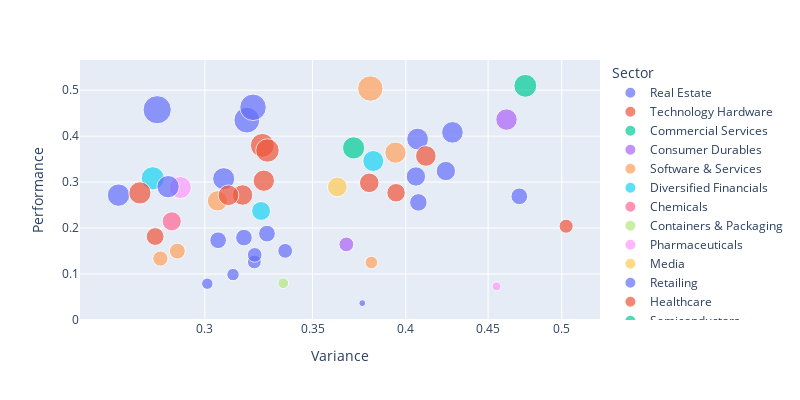

Source (notebook cell):
### Code cell
fig2 = px.scatter(best_50_stocks, x="Variance", y="Performance",
	         size="Sharpe Ratio", color="Sector",color_continuous_scale='viridis',
                 hover_name="Stock", log_x=True,width=800, height=400)
fig2.show()

### Figure 1 — Plotly figure (JSON) as saved in the notebook; plotly's stock layout.template omitted (floating-point values rounded to 4 significant figures)
{"data": [{"hovertemplate": "<b>%{hovertext}</b><br><br>Sector=Real Estate<br>Variance=%{x}<br>Performance=%{y}<br>Sharpe Ratio=%{marker.size}<extra></extra>", "hovertext": ["CBRE", "PLD", "PEAK", "AVB", "REG", "AMT", "EQR", "SBAC", "EQIX", "WELL", "PSA", "UDR", "FRT", "BXP", "VTR", "ESS"], "legendgroup": "Real Estate", "marker": {"color": "#636efa", "size": [0.9677, 0.9974, 0.4466, 0.5671, 0.7649, 0.262, 0.3919, 0.3158, 0.5647, 0.7692, 1.024, 0.5727, 0.6281, 0.09716, 0.9545, 0.4394], "sizemode": "area", "sizeref": 0.004081, "symbol": "circle"}, "mode": "markers", "name": "Real Estate", "orientation": "v", "showlegend": true, "type": "scatter", "x": [0.4068, 0.3082, 0.3366, 0.3058, 0.4236, 0.3011, 0.322, 0.3123, 0.3173, 0.4058, 0.2651, 0.3279, 0.4072, 0.3758, 0.4276, 0.3222], "xaxis": "x", "y": [0.3936, 0.3074, 0.1503, 0.1734, 0.324, 0.07888, 0.1262, 0.09865, 0.1792, 0.3122, 0.2716, 0.1878, 0.2558, 0.03652, 0.4082, 0.1416], "yaxis": "y"}, {"hovertemplate": "<b>%{hovertext}</b><br><br>Sector=Technology Hardware<br>Variance=%{x}<br>Performance=%{y}<br>Sharpe Ratio=%{marker.size}<extra></extra>", "hovertext": ["CDW", "KEYS", "STX", "HPQ", "WDC", "HPE", "CSCO"], "legendgroup": "Technology Hardware", "marker": {"color": "#EF553B", "size": [1.166, 0.8586, 0.7016, 0.8668, 0.4054, 0.786, 0.6496], "sizemode": "area", "sizeref": 0.004081, "symbol": "circle"}, "mode": "markers", "name": "Technology Hardware", "orientation": "v", "showlegend": true, "type": "scatter", "x": [0.3257, 0.3166, 0.3945, 0.4116, 0.5032, 0.3796, 0.2794], "xaxis": "x", "y": [0.3799, 0.2719, 0.2767, 0.3568, 0.204, 0.2984, 0.1815], "yaxis": "y"}, {"hovertemplate": "<b>%{hovertext}</b><br><br>Sector=Commercial Services<br>Variance=%{x}<br>Performance=%{y}<br>Sharpe Ratio=%{marker.size}<extra></extra>", "hovertext": ["RHI"], "legendgroup": "Commercial Services", "marker": {"color": "#00cc96", "size": [1.009], "sizemode": "area", "sizeref": 0.004081, "symbol": "circle"}, "mode": "markers", "name": "Commercial Services", "orientation": "v", "showlegend": true, "type": "scatter", "x": [0.3712], "xaxis": "x", "y": [0.3744], "yaxis": "y"}, {"hovertemplate": "<b>%{hovertext}</b><br><br>Sector=Consumer Durables<br>Variance=%{x}<br>Performance=%{y}<br>Sharpe Ratio=%{marker.size}<extra></extra>", "hovertext": ["HAS"], "legendgroup": "Consumer Durables", "marker": {"color": "#ab63fa", "size": [0.4475], "sizemode": "area", "sizeref": 0.004081, "symbol": "circle"}, "mode": "markers", "name": "Consumer Durables", "orientation": "v", "showlegend": true, "type": "scatter", "x": [0.3674], "xaxis": "x", "y": [0.1644], "yaxis": "y"}, {"hovertemplate": "<b>%{hovertext}</b><br><br>Sector=Software & Services<br>Variance=%{x}<br>Performance=%{y}<br>Sharpe Ratio=%{marker.size}<extra></extra>", "hovertext": ["ACN", "EA", "LDOS", "CDNS", "ADBE"], "legendgroup": "Software & Services", "marker": {"color": "#FFA15A", "size": [0.8481, 0.4745, 0.5193, 1.325, 0.3283], "sizemode": "area", "sizeref": 0.004081, "symbol": "circle"}, "mode": "markers", "name": "Software & Services", "orientation": "v", "showlegend": true, "type": "scatter", "x": [0.3055, 0.2815, 0.2884, 0.3802, 0.3808], "xaxis": "x", "y": [0.2591, 0.1336, 0.1498, 0.5036, 0.125], "yaxis": "y"}, {"hovertemplate": "<b>%{hovertext}</b><br><br>Sector=Diversified Financials<br>Variance=%{x}<br>Performance=%{y}<br>Sharpe Ratio=%{marker.size}<extra></extra>", "hovertext": ["MCO", "NDAQ", "MSCI"], "legendgroup": "Diversified Financials", "marker": {"color": "#19d3f3", "size": [0.7292, 1.107, 0.9058], "sizemode": "area", "sizeref": 0.004081, "symbol": "circle"}, "mode": "markers", "name": "Diversified Financials", "orientation": "v", "showlegend": true, "type": "scatter", "x": [0.3251, 0.2784, 0.3818], "xaxis": "x", "y": [0.2371, 0.3082, 0.3458], "yaxis": "y"}, {"hovertemplate": "<b>%{hovertext}</b><br><br>Sector=Chemicals<br>Variance=%{x}<br>Performance=%{y}<br>Sharpe Ratio=%{marker.size}<extra></extra>", "hovertext": ["APD"], "legendgroup": "Chemicals", "marker": {"color": "#FF6692", "size": [0.7499], "sizemode": "area", "sizeref": 0.004081, "symbol": "circle"}, "mode": "markers", "name": "Chemicals", "orientation": "v", "showlegend": true, "type": "scatter", "x": [0.2861], "xaxis": "x", "y": [0.2146], "yaxis": "y"}, {"hovertemplate": "<b>%{hovertext}</b><br><br>Sector=Containers & Packaging<br>Variance=%{x}<br>Performance=%{y}<br>Sharpe Ratio=%{marker.size}<extra></extra>", "hovertext": ["BALL"], "legendgroup": "Containers & Packaging", "marker": {"color": "#B6E880", "size": [0.2378], "sizemode": "area", "sizeref": 0.004081, "symbol": "circle"}, "mode": "markers", "name": "Containers & Packaging", "orientation": "v", "showlegend": true, "type": "scatter", "x": [0.3356], "xaxis": "x", "y": [0.07982], "yaxis": "y"}, {"hovertemplate": "<b>%{hovertext}</b><br><br>Sector=Pharmaceuticals<br>Variance=%{x}<br>Performance=%{y}<br>Sharpe Ratio=%{marker.size}<extra></extra>", "hovertext": ["ILMN", "DHR"], "legendgroup": "Pharmaceuticals", "marker": {"color": "#FF97FF", "size": [0.1603, 0.9949], "sizemode": "area", "sizeref": 0.004081, "symbol": "circle"}, "mode": "markers", "name": "Pharmaceuticals", "orientation": "v", "showlegend": true, "type": "scatter", "x": [0.4554, 0.2896], "xaxis": "x", "y": [0.07299, 0.2882], "yaxis": "y"}, {"hovertemplate": "<b>%{hovertext}</b><br><br>Sector=Media<br>Variance=%{x}<br>Performance=%{y}<br>Sharpe Ratio=%{marker.size}<extra></extra>", "hovertext": ["NWSA"], "legendgroup": "Media", "marker": {"color": "#FECB52", "size": [0.7981], "sizemode": "area", "sizeref": 0.004081, "symbol": "circle"}, "mode": "markers", "name": "Media", "orientation": "v", "showlegend": true, "type": "scatter", "x": [0.3627], "xaxis": "x", "y": [0.2895], "yaxis": "y"}, {"hovertemplate": "<b>%{hovertext}</b><br><br>Sector=Retailing<br>Variance=%{x}<br>Performance=%{y}<br>Sharpe Ratio=%{marker.size}<extra></extra>", "hovertext": ["AZO", "LOW", "KMX", "HD", "GPC"], "legendgroup": "Retailing", "marker": {"color": "#636efa", "size": [1.633, 1.365, 0.5717, 1.019, 1.44], "sizemode": "area", "sizeref": 0.004081, "symbol": "circle"}, "mode": "markers", "name": "Retailing", "orientation": "v", "showlegend": true, "type": "scatter", "x": [0.2802, 0.3186, 0.4706, 0.2846, 0.3214], "xaxis": "x", "y": [0.4574, 0.4348, 0.269, 0.29, 0.4627], "yaxis": "y"}, {"hovertemplate": "<b>%{hovertext}</b><br><br>Sector=Healthcare<br>Variance=%{x}<br>Performance=%{y}<br>Sharpe Ratio=%{marker.size}<extra></extra>", "hovertext": ["ELV", "CI", "CAH", "ABC"], "legendgroup": "Healthcare", "marker": {"color": "#EF553B", "size": [1.124, 0.9282, 0.8742, 1.011], "sizemode": "area", "sizeref": 0.004081, "symbol": "circle"}, "mode": "markers", "name": "Healthcare", "orientation": "v", "showlegend": true, "type": "scatter", "x": [0.3281, 0.3264, 0.3103, 0.2733], "xaxis": "x", "y": [0.3688, 0.303, 0.2713, 0.2764], "yaxis": "y"}, {"hovertemplate": "<b>%{hovertext}</b><br><br>Sector=Semiconductors<br>Variance=%{x}<br>Performance=%{y}<br>Sharpe Ratio=%{marker.size}<extra></extra>", "hovertext": ["AMAT"], "legendgroup": "Semiconductors", "marker": {"color": "#00cc96", "size": [1.073], "sizemode": "area", "sizeref": 0.004081, "symbol": "circle"}, "mode": "markers", "name": "Semiconductors", "orientation": "v", "showlegend": true, "type": "scatter", "x": [0.4746], "xaxis": "x", "y": [0.5095], "yaxis": "y"}, {"hovertemplate": "<b>%{hovertext}</b><br><br>Sector=Auto Components<br>Variance=%{x}<br>Performance=%{y}<br>Sharpe Ratio=%{marker.size}<extra></extra>", "hovertext": ["APTV"], "legendgroup": "Auto Components", "marker": {"color": "#ab63fa", "size": [0.9436], "sizemode": "area", "sizeref": 0.004081, "symbol": "circle"}, "mode": "markers", "name": "Auto Components", "orientation": "v", "showlegend": true, "type": "scatter", "x": [0.462], "xaxis": "x", "y": [0.436], "yaxis": "y"}, {"hovertemplate": "<b>%{hovertext}</b><br><br>Sector=Food Retailers<br>Variance=%{x}<br>Performance=%{y}<br>Sharpe Ratio=%{marker.size}<extra></extra>", "hovertext": ["SYY"], "legendgroup": "Food Retailers", "marker": {"color": "#FFA15A", "size": [0.9238], "sizemode": "area", "sizeref": 0.004081, "symbol": "circle"}, "mode": "markers", "name": "Food Retailers", "orientation": "v", "showlegend": true, "type": "scatter", "x": [0.3941], "xaxis": "x", "y": [0.3641], "yaxis": "y"}], "layout": {"height": 400, "legend": {"itemsizing": "constant", "title": {"text": "Sector"}, "tracegroupgap": 0}, "margin": {"t": 60}, "width": 800, "xaxis": {"anchor": "y", "autorange": true, "domain": [0, 1], "range": [-0.6007, -0.2771], "title": {"text": "Variance"}, "type": "log"}, "yaxis": {"anchor": "x", "autorange": true, "domain": [0, 1], "range": [-0.0001683, 0.5656], "title": {"text": "Performance"}, "type": "linear"}}}
